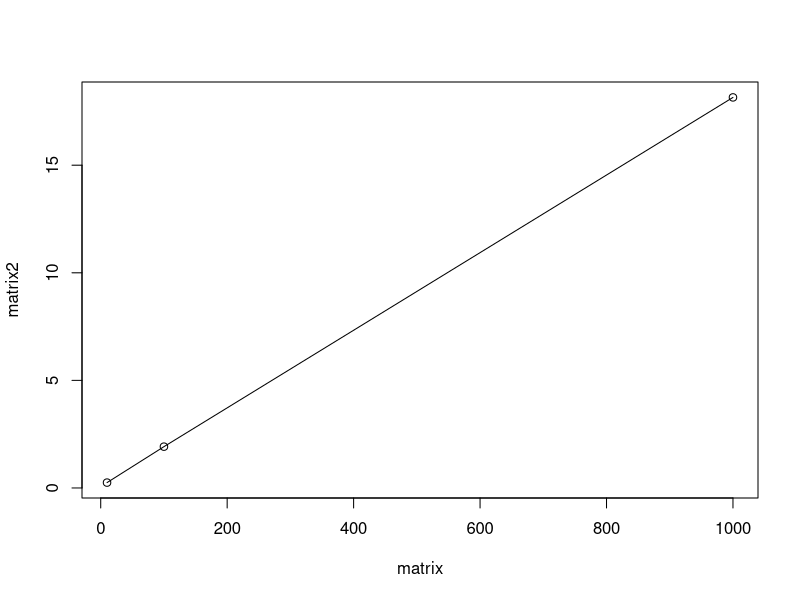

Write the R code that produced this figure. (Note: this script raises an error after producing the figure.)
matrix<-c(10,100,1000)
matrix2<-c(0.25,1.92,18.15)
matrix3<-rbind(matrix,matrix2)
matrix3<-t(matrix3)
plot(matrix3)
lines(lowess(matrix3))
coef(matrix3)
model<-lm(matrix~matrix2)
coef(model)
